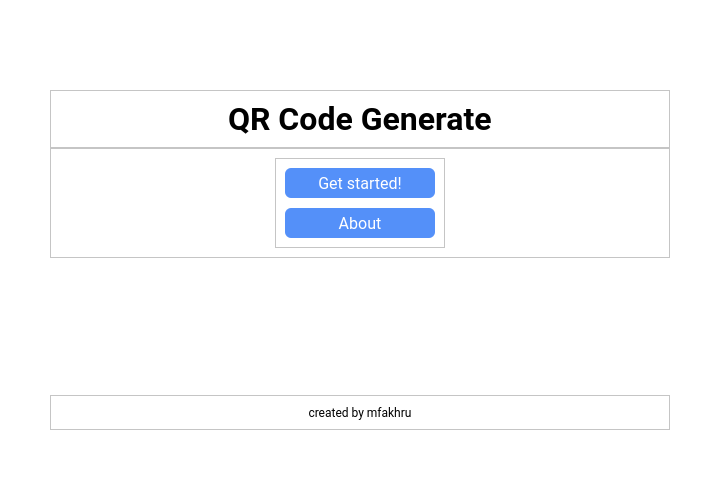
<?xml version="1.0" encoding="UTF-8"?>
<ui version="4.0">
 <class>MainMenu</class>
 <widget class="QMainWindow" name="MainMenu">
  <property name="geometry">
   <rect>
    <x>0</x>
    <y>0</y>
    <width>720</width>
    <height>480</height>
   </rect>
  </property>
  <property name="windowTitle">
   <string>MainWindow</string>
  </property>
  <widget class="QWidget" name="centralwidget">
   <property name="styleSheet">
    <string notr="true">QWidget{
	background-color: rgb(255,255,255);
}

QLineEdit{
	border-radius: 6px;
	padding-left: 4px;
	padding-right: 4px;
	border: 1px solid rgb(137,135,187);
	background-color: rgb(255,255,255);
}

QPushButton{
	background-color: rgb(84,144,249);
	border-radius: 6px;
	color: rgb(255,255,255);
	border: none;
}

QPushButton:hover {
	color: rgb(20,146,230);
	background-color: rgb(255,255,255);
	border: 1px solid rgb(84,144,249);
}</string>
   </property>
   <layout class="QVBoxLayout" name="verticalLayout">
    <property name="spacing">
     <number>0</number>
    </property>
    <property name="leftMargin">
     <number>50</number>
    </property>
    <property name="topMargin">
     <number>50</number>
    </property>
    <property name="rightMargin">
     <number>50</number>
    </property>
    <property name="bottomMargin">
     <number>50</number>
    </property>
    <item>
     <spacer name="verticalSpacer_2">
      <property name="orientation">
       <enum>Qt::Vertical</enum>
      </property>
      <property name="sizeType">
       <enum>QSizePolicy::Minimum</enum>
      </property>
      <property name="sizeHint" stdset="0">
       <size>
        <width>20</width>
        <height>40</height>
       </size>
      </property>
     </spacer>
    </item>
    <item>
     <widget class="QFrame" name="frame_3">
      <property name="frameShape">
       <enum>QFrame::StyledPanel</enum>
      </property>
      <property name="frameShadow">
       <enum>QFrame::Raised</enum>
      </property>
      <layout class="QHBoxLayout" name="horizontalLayout_2">
       <property name="leftMargin">
        <number>8</number>
       </property>
       <item>
        <spacer name="horizontalSpacer_3">
         <property name="orientation">
          <enum>Qt::Horizontal</enum>
         </property>
         <property name="sizeHint" stdset="0">
          <size>
           <width>40</width>
           <height>20</height>
          </size>
         </property>
        </spacer>
       </item>
       <item>
        <widget class="QLabel" name="label">
         <property name="sizePolicy">
          <sizepolicy hsizetype="Preferred" vsizetype="Fixed">
           <horstretch>0</horstretch>
           <verstretch>0</verstretch>
          </sizepolicy>
         </property>
         <property name="font">
          <font>
           <family>Roboto</family>
           <pointsize>24</pointsize>
           <weight>75</weight>
           <bold>true</bold>
          </font>
         </property>
         <property name="text">
          <string>QR Code Generate</string>
         </property>
        </widget>
       </item>
       <item>
        <spacer name="horizontalSpacer_2">
         <property name="orientation">
          <enum>Qt::Horizontal</enum>
         </property>
         <property name="sizeHint" stdset="0">
          <size>
           <width>40</width>
           <height>20</height>
          </size>
         </property>
        </spacer>
       </item>
      </layout>
     </widget>
    </item>
    <item>
     <widget class="QFrame" name="frame_2">
      <property name="frameShape">
       <enum>QFrame::StyledPanel</enum>
      </property>
      <property name="frameShadow">
       <enum>QFrame::Raised</enum>
      </property>
      <layout class="QHBoxLayout" name="horizontalLayout">
       <item>
        <widget class="QFrame" name="frame">
         <property name="sizePolicy">
          <sizepolicy hsizetype="Fixed" vsizetype="Fixed">
           <horstretch>0</horstretch>
           <verstretch>0</verstretch>
          </sizepolicy>
         </property>
         <property name="frameShape">
          <enum>QFrame::StyledPanel</enum>
         </property>
         <property name="frameShadow">
          <enum>QFrame::Raised</enum>
         </property>
         <layout class="QVBoxLayout" name="verticalLayout_2">
          <property name="spacing">
           <number>10</number>
          </property>
          <item>
           <widget class="QPushButton" name="startedBtn">
            <property name="sizePolicy">
             <sizepolicy hsizetype="Fixed" vsizetype="Fixed">
              <horstretch>0</horstretch>
              <verstretch>0</verstretch>
             </sizepolicy>
            </property>
            <property name="minimumSize">
             <size>
              <width>150</width>
              <height>30</height>
             </size>
            </property>
            <property name="font">
             <font>
              <family>Roboto</family>
              <pointsize>12</pointsize>
             </font>
            </property>
            <property name="text">
             <string>Get started!</string>
            </property>
           </widget>
          </item>
          <item>
           <widget class="QPushButton" name="aboutBtn">
            <property name="sizePolicy">
             <sizepolicy hsizetype="Fixed" vsizetype="Fixed">
              <horstretch>0</horstretch>
              <verstretch>0</verstretch>
             </sizepolicy>
            </property>
            <property name="minimumSize">
             <size>
              <width>150</width>
              <height>30</height>
             </size>
            </property>
            <property name="font">
             <font>
              <family>Roboto</family>
              <pointsize>12</pointsize>
             </font>
            </property>
            <property name="text">
             <string>About</string>
            </property>
           </widget>
          </item>
         </layout>
        </widget>
       </item>
      </layout>
     </widget>
    </item>
    <item>
     <spacer name="verticalSpacer">
      <property name="orientation">
       <enum>Qt::Vertical</enum>
      </property>
      <property name="sizeHint" stdset="0">
       <size>
        <width>20</width>
        <height>40</height>
       </size>
      </property>
     </spacer>
    </item>
    <item>
     <widget class="QFrame" name="frame_4">
      <property name="frameShape">
       <enum>QFrame::StyledPanel</enum>
      </property>
      <property name="frameShadow">
       <enum>QFrame::Raised</enum>
      </property>
      <layout class="QHBoxLayout" name="horizontalLayout_3">
       <item>
        <widget class="QPushButton" name="mfakhru">
         <property name="font">
          <font>
           <family>Roboto</family>
          </font>
         </property>
         <property name="styleSheet">
          <string notr="true">background-color:white;
border: none;
color: black;</string>
         </property>
         <property name="text">
          <string>created by mfakhru</string>
         </property>
        </widget>
       </item>
      </layout>
     </widget>
    </item>
   </layout>
  </widget>
 </widget>
 <resources>
  <include location="../icon/icon.qrc"/>
 </resources>
 <connections/>
</ui>
